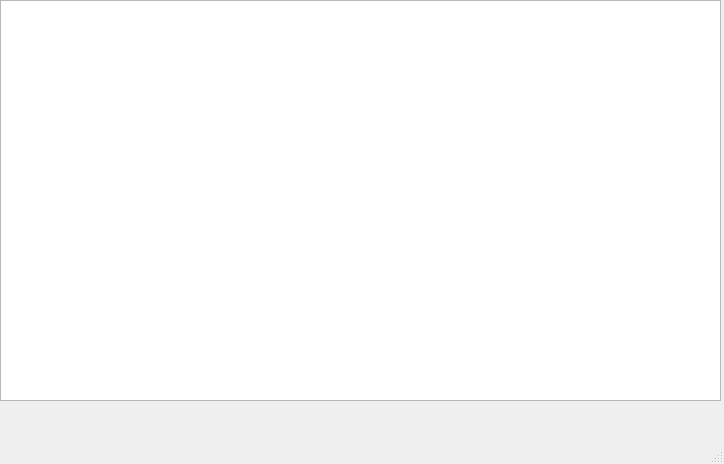
<?xml version="1.0" encoding="UTF-8"?>
<ui version="4.0">
 <class>MainWindow</class>
 <widget class="QMainWindow" name="MainWindow">
  <property name="geometry">
   <rect>
    <x>0</x>
    <y>0</y>
    <width>724</width>
    <height>464</height>
   </rect>
  </property>
  <property name="windowTitle">
   <string>MainWindow</string>
  </property>
  <widget class="QWidget" name="centralwidget">
   <widget class="QTableWidget" name="tableWidget">
    <property name="geometry">
     <rect>
      <x>0</x>
      <y>0</y>
      <width>721</width>
      <height>401</height>
     </rect>
    </property>
   </widget>
  </widget>
  <widget class="QMenuBar" name="menubar">
   <property name="geometry">
    <rect>
     <x>0</x>
     <y>0</y>
     <width>724</width>
     <height>26</height>
    </rect>
   </property>
  </widget>
  <widget class="QStatusBar" name="statusbar"/>
 </widget>
 <resources/>
 <connections/>
</ui>
